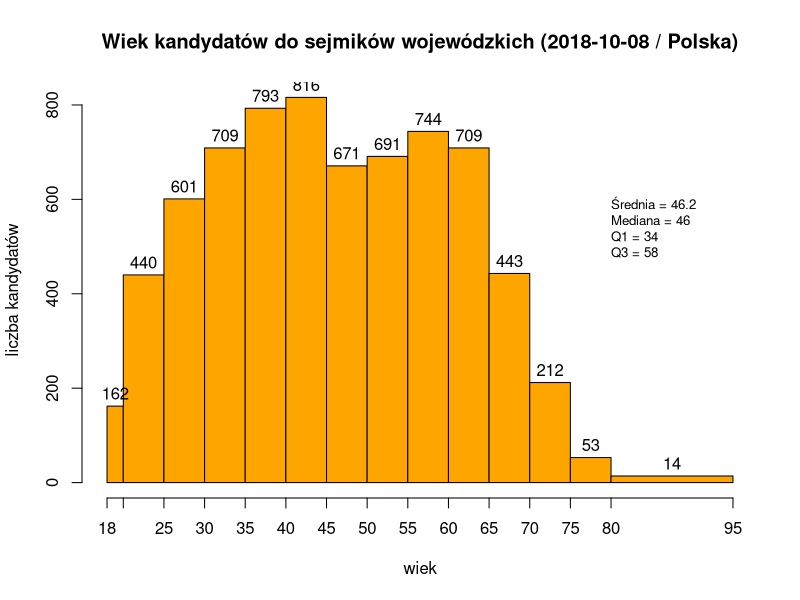
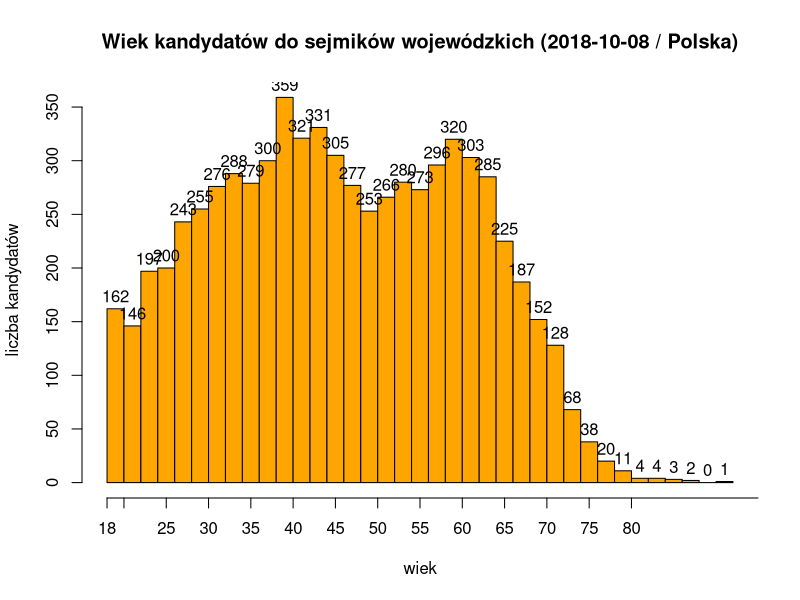
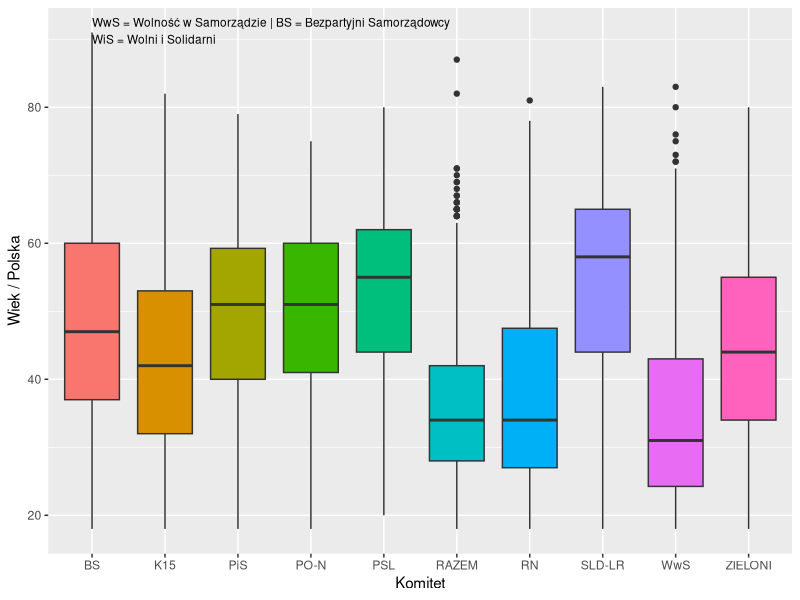
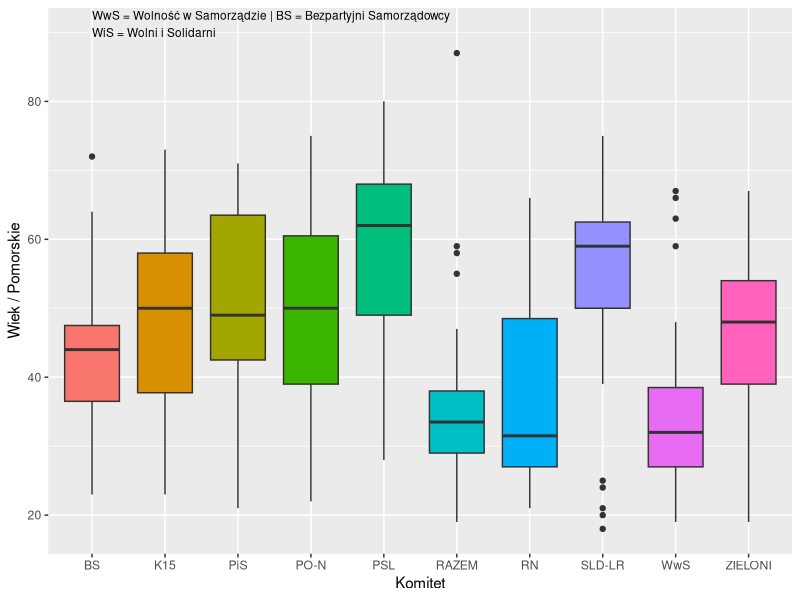
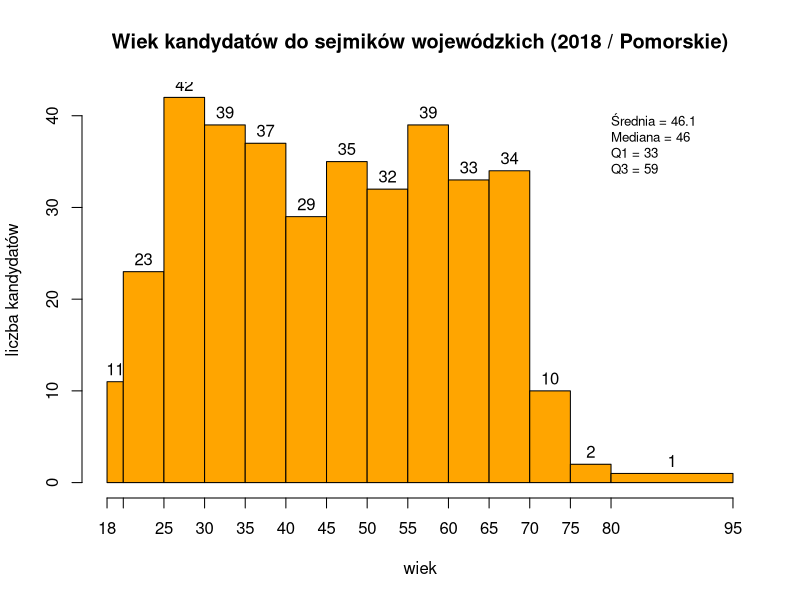
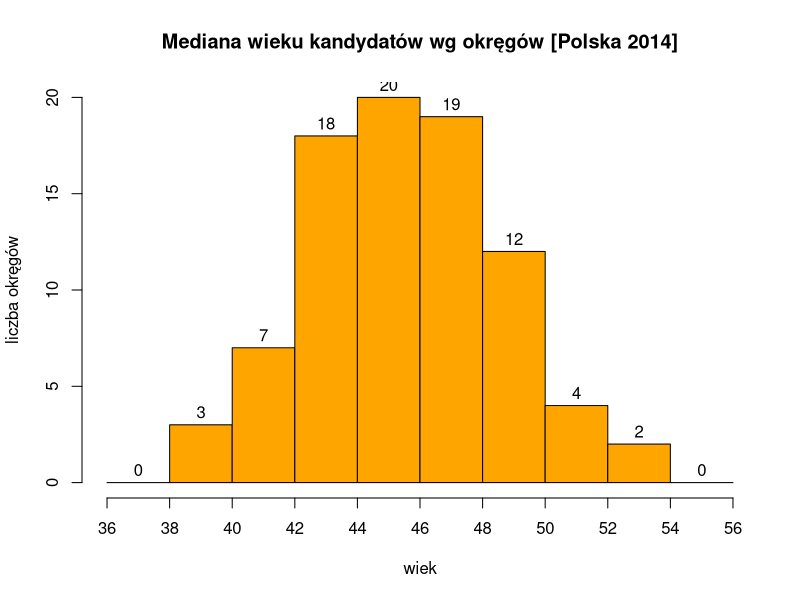

The R source for these figures, in order:
require(ggplot2)
#library(rtable)
#
co <- "Wiek kandydatów do sejmików wojewódzkich (2018-10-08 / Polska)"
wB <- c(18,20,25,30,35,40,45,50,55,60,65,70,75,80,95);
wZ <- c(36,38,40,42,44,46,48,50,52,54,56);
wD <- seq(18, 92, by=2);
summary_label <- "";

k <- read.csv("kandydaci_ws_2018_4_08102018.csv", sep = ';',  header=T, na.string="NA", dec=",");

with (k, table(komitet))

aggregate (k$wiek, list(Numer = k$komitet), fivenum)

kandydaci <- subset (k, (komitet == "SLD-LR" | komitet == "PiS" | komitet == "K15"   | komitet == "PSL" |
                         komitet == "PO-N"   | komitet == "WwS" | komitet == "RAZEM" |
                         komitet == "RN"     | komitet == "WiS" | komitet == "BS"    | komitet == "ZIELONI"));
kandydaciPL <- kandydaci;
kNum <- nrow(kandydaciPL)
kNum

with (kandydaci, table(komitet))

aggregate (kandydaci$wiek, list(Numer = kandydaci$komitet), fivenum)

sumS <- summary(kandydaci$wiek)

summary_label <- paste (sep='', "Średnia = ", sprintf("%.1f", sumS[["Mean"]]),
  "\nMediana = ", sumS[["Median"]],
  "\nQ1 = ", sumS[["1st Qu."]],  "\nQ3 = ", sumS[["3rd Qu."]] )

## wykres słupkowy
h <- hist(kandydaci$wiek, 
   breaks=wB, 
   freq=TRUE,
   col="orange", main=co, ylab="liczba kandydatów", xlab="wiek", labels=T, xaxt='n')
   axis(side=1, at=wB)
   text(80, 600, summary_label, cex = .8, adj=c(0,1))

h <- hist(kandydaci$wiek, 
   breaks=wD, 
   freq=TRUE,
   col="orange", main=co, ylab="liczba kandydatów", xlab="wiek", labels=T, xaxt='n')
   axis(side=1, at=wB)
   text(80, 600, summary_label, cex = .8, adj=c(0,1))


aggregate (kandydaci$wiek, list(Numer = kandydaci$nr), fivenum)

aggregate (kandydaci$wiek, list(Numer = kandydaci$komitet), fivenum)

#boxplot (wiek ~ komitet, kandydaci, xlab = "Komitet", ylab = "wiek", col = "yellow", main=co )

ggplot(kandydaci, aes(x=komitet, y=wiek, fill=komitet))  +
   geom_boxplot() +
   ylab("Wiek / Polska") +
   xlab("Komitet") +
   annotate(geom="text", x = 1, y = 90, hjust=0, size=3,
    label = "WwS = Wolność w Samorządzie | BS = Bezpartyjni Samorządowcy\nWiS = Wolni i Solidarni\n") +
   guides(fill=FALSE) ;

## Pomorskie TERYT=22
co <- "Wiek kandydatów do sejmików wojewódzkich (2018 / Pomorskie)"

kandydaci <- subset (kandydaci, (woj == "22" ))

aggregate (kandydaci$wiek, list(Numer = kandydaci$komitet), fivenum)

ggplot(kandydaci, aes(x=komitet, y=wiek, fill=komitet))  +
   geom_boxplot() +
   ylab("Wiek / Pomorskie") +
   xlab("Komitet") +
   annotate(geom="text", x = 1, y = 90, hjust=0, size=3,
    label = "WwS = Wolność w Samorządzie | BS = Bezpartyjni Samorządowcy\nWiS = Wolni i Solidarni\n") +
   guides(fill=FALSE) ;

### ## ###
# wykres słupkowy
sumS <- summary(kandydaci$wiek)

summary_label <- paste (sep='', "Średnia = ", sprintf("%.1f", sumS[["Mean"]]),
  "\nMediana = ", sumS[["Median"]],
  "\nQ1 = ", sumS[["1st Qu."]],  "\nQ3 = ", sumS[["3rd Qu."]] )

h <- hist(kandydaci$wiek, 
   breaks=wB, 
   freq=TRUE,
   col="orange", main=co, xlab="wiek", ylab="liczba kandydatów", labels=T, xaxt='n')
   axis(side=1, at=wB)
   text(80, 40, summary_label, cex = .8, adj=c(0,1))


with (kandydaci, table(komitet))

### ### ### ### ###
kandydaciPL$okrN <- paste (kandydaciPL$woj, "o", kandydaciPL$okr)
a <- aggregate (kandydaciPL$wiek, list(Numer = kandydaciPL$okrN), fivenum)

h <- hist(a$x[,3], 
   breaks=wZ, 
   freq=TRUE,
   col="orange",
   main="Mediana wieku kandydatów wg okręgów [Polska 2014]",
   xlab="wiek", ylab="liczba okręgów", labels=T, xaxt='n')
   axis(side=1, at=wZ)
   text(80, 40, summary_label, cex = .8, adj=c(0,1))
